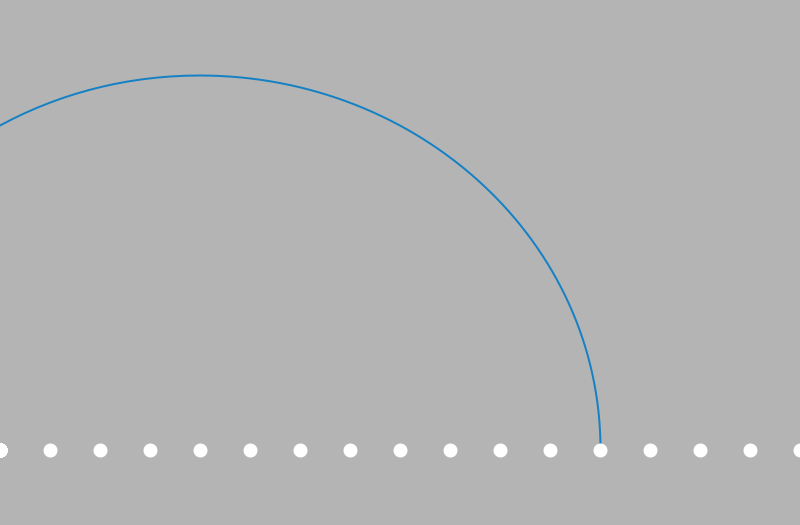
Frame 1 (no input)
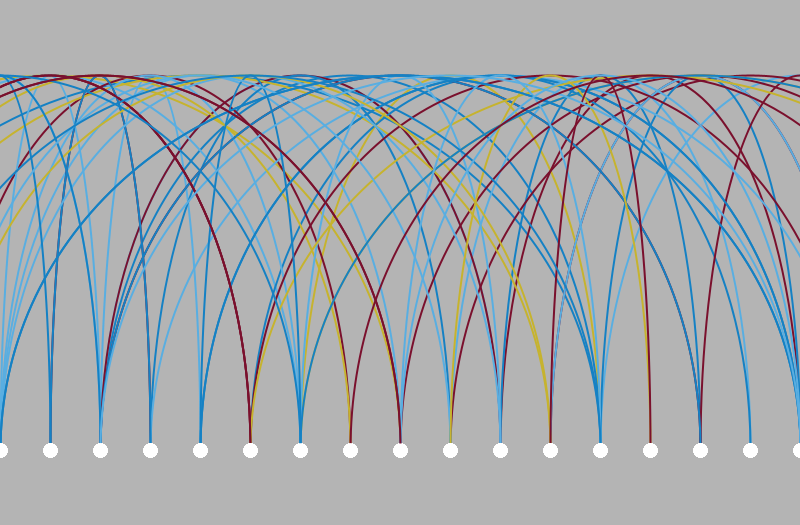
Frame 60 (the mouse pressed at the canvas centre just before this capture)
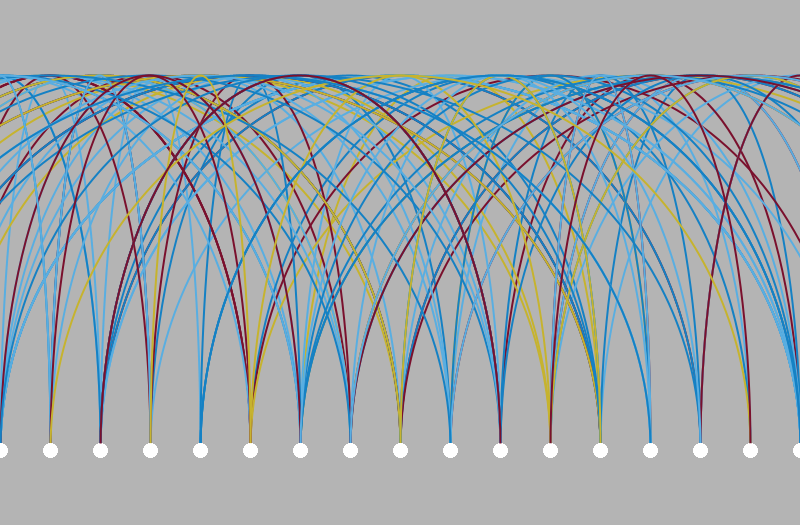
Frame 120 (the mouse held since frame 60 and released just before this capture)

The Processing sketch that drew these frames (run headless with seeded random() and noise(); from frame 60 on, the mouse is pressed at the canvas centre):

// Processing sketch: repetitiveArcs
// ── repetitiveArcs.pde
// Thanks to Jon in the comments for catching my stupid mistakes!

color[] atlas = {#59AEE1, #7A102D, #1581C4, #C6B32E, #1581C4, #7A102D, #59AEE1};

int x;
int w;


void setup() {
 size(800,525);
 smooth();
 background(180);
 noFill();
};

void draw() {
 stroke(atlas[int(random(7))]);
 strokeWeight(2);

 // choosing the x value!
 x = 50*(int(random(17)));

 w = 100*int(random(1, 9));
 // int w = 500; // Another cool option!

 arc(x, 450, w, 750, PI, 2*PI);


 stroke(#FFFFFF); // stroke = white 
 strokeWeight(14);

 // These are the white points. 
 for (int i = 50; i <= 800; i = i + 50) { 
 point(0, 450);
 point(i, 450);
 }
}
